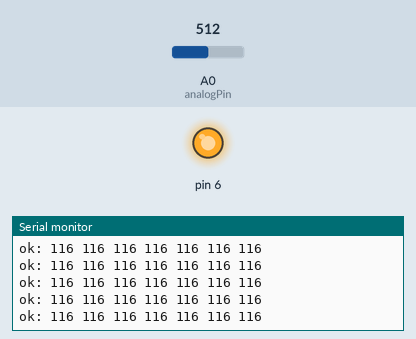
Simulated run of this sketch. Board: Arduino Uno, built with avr-gcc and run on an emulated ATmega328P. On the bench: output pins drawn as LEDs (lit = HIGH), the last lines printed to the serial monitor. The test bench sets the inputs (shaded band); at power-on: A0 (analogPin) = 512. No radio packets arrive unless stated; pins used as bus, display or sensor lines are not drawn.

Above: at 1.2 s.
1.3 s: A0 (analogPin) set to 464
At 2.0 s:
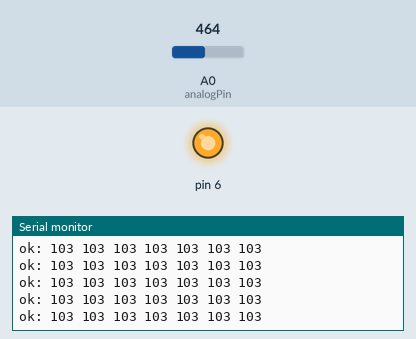
4.3 s: A0 (analogPin) set to 442
At 5.1 s:
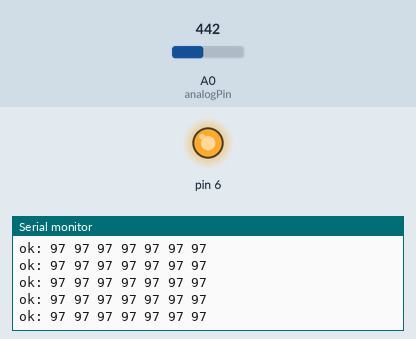
Timing chart, 0 to 7.3 s (numbered marks = the images above; inputs shaded):
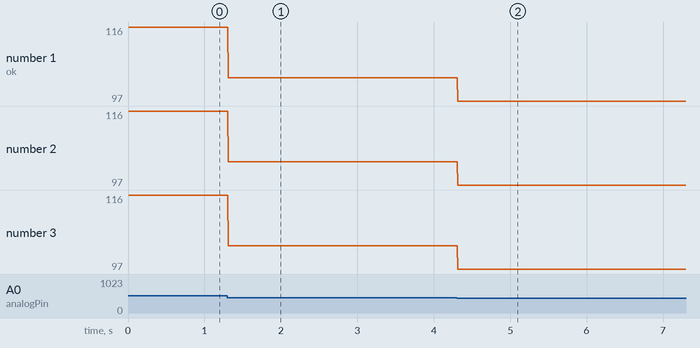

The sketch:

DressTransmitter.ino
```cpp
// (licence header left out)
/**
 * Simplest possible example of using RF24Network
 *
 * TRANSMITTER NODE
 * Every 2 seconds, send a payload to the receiver node.
 */

#include <RF24Network.h>
#include <RF24.h>
#include <SPI.h>

// nRF24L01(+) radio attached using Getting Started board
RF24 radio(9,10);

RF24Network network(radio);// Network uses that radio
const uint16_t this_node = 1;// Address of our node
const uint16_t other_node = 0;// Address of the other node
const unsigned long interval = 1; //ms// How often to send 'hello world to the other unit

// When did we last send?
unsigned long last_sent;

// Structure of our payload
struct payload_t
{
    unsigned long ms;
    byte mode;
    byte eq[7];
} payload;

int animation = 0;

int analogPin = 0; // MSGEQ7 OUT
int strobePin = 4; // MSGEQ7 STROBE
int resetPin = 5; // MSGEQ7 RESET
int spectrumValue[7];
const int filterValue = 80;

void setup(void)
{
    Serial.begin(57600);

    SPI.begin();
    radio.setDataRate(RF24_250KBPS);
    radio.begin();
    radio.setDataRate(RF24_250KBPS);
    network.begin(/*channel*/ 90, /*node address*/ this_node);

    pinMode(5, OUTPUT);
    pinMode(6, OUTPUT);
    digitalWrite(6, HIGH);
    digitalWrite(5,LOW);

    pinMode(analogPin, INPUT);
    pinMode(strobePin, OUTPUT);
    pinMode(resetPin, OUTPUT);

    // Set analogPin's reference voltage
    analogReference(DEFAULT); // 5V

    // Set startup values for pins
    digitalWrite(resetPin, LOW);
    digitalWrite(strobePin, HIGH);
}

void checkEQ()
{
    // Set reset pin low to enable strobe
    digitalWrite(resetPin, HIGH);
    digitalWrite(resetPin, LOW);

    // Get all 7 spectrum values from the MSGEQ7
    for (int i = 0; i < 7; i++)
    {
        digitalWrite(strobePin, LOW);
        delayMicroseconds(30); // Allow output to settle

        spectrumValue[i] = analogRead(analogPin);
        spectrumValue[i] = constrain(spectrumValue[i], filterValue, 1023);        // Constrain any value above 1023 or below filterValue
        spectrumValue[i] = map(spectrumValue[i], filterValue, 1023, 0, 255);        // Remap the value to a number between 0 and 255
        payload.eq[i] = (byte)spectrumValue[i];

        digitalWrite(strobePin, HIGH);

    }
}

int iMode = 0;
int getModeFromSerial() {
    // if there's any serial available, read it:
    while (Serial.available() > 0) {
        // look for the next valid integer in the incoming serial stream:
        iMode = Serial.parseInt();
        Serial.print("switching to:");Serial.println(iMode);
        // look for the newline. That's the end of your
        // sentence:
    }
    return iMode;
}

void loop(void)
{
    static unsigned long counter = 0;
    checkEQ();
    // Pump the network regularly
    network.update();

    // If it's time to send a message, send it!
    unsigned long now = millis();
    if ( now - last_sent >= interval  )
    {
        last_sent = now;

        //Serial.print("Sending...");
        payload.ms = counter++;
        payload.mode = getModeFromSerial();

        RF24NetworkHeader header(other_node);
        bool ok = network.write(header,&payload,sizeof(payload));

        if (ok)
        {
            Serial.print("ok: ");
            for(int i = 0;i<7;i++){
                Serial.print(payload.eq[i]);
                Serial.print(" ");
            }
            Serial.println();
        }
        else
            Serial.println("failed.");

    }

    /*
    if(Serial.available())
    {
        char c = toupper(Serial.read());
        switch(c)
        {
            case 'D':
                radio.printDetails();
                break;
        }
    }
    */


}
// vim:ai:cin:sts=2 sw=2 ft=cpp
```

Measured:
- after the input at 1.3 s, the serial monitor: prints a new line at once (image 1)
- after the input at 4.3 s, the serial monitor: prints a new line at once (image 2)
- plotted number 1: 116 → 103 after the input at 1.3 s, 103 → 97 after the input at 4.3 s
- plotted number 2: 116 → 103 after the input at 1.3 s, 103 → 97 after the input at 4.3 s
- plotted number 3: 116 → 103 after the input at 1.3 s, 103 → 97 after the input at 4.3 s
